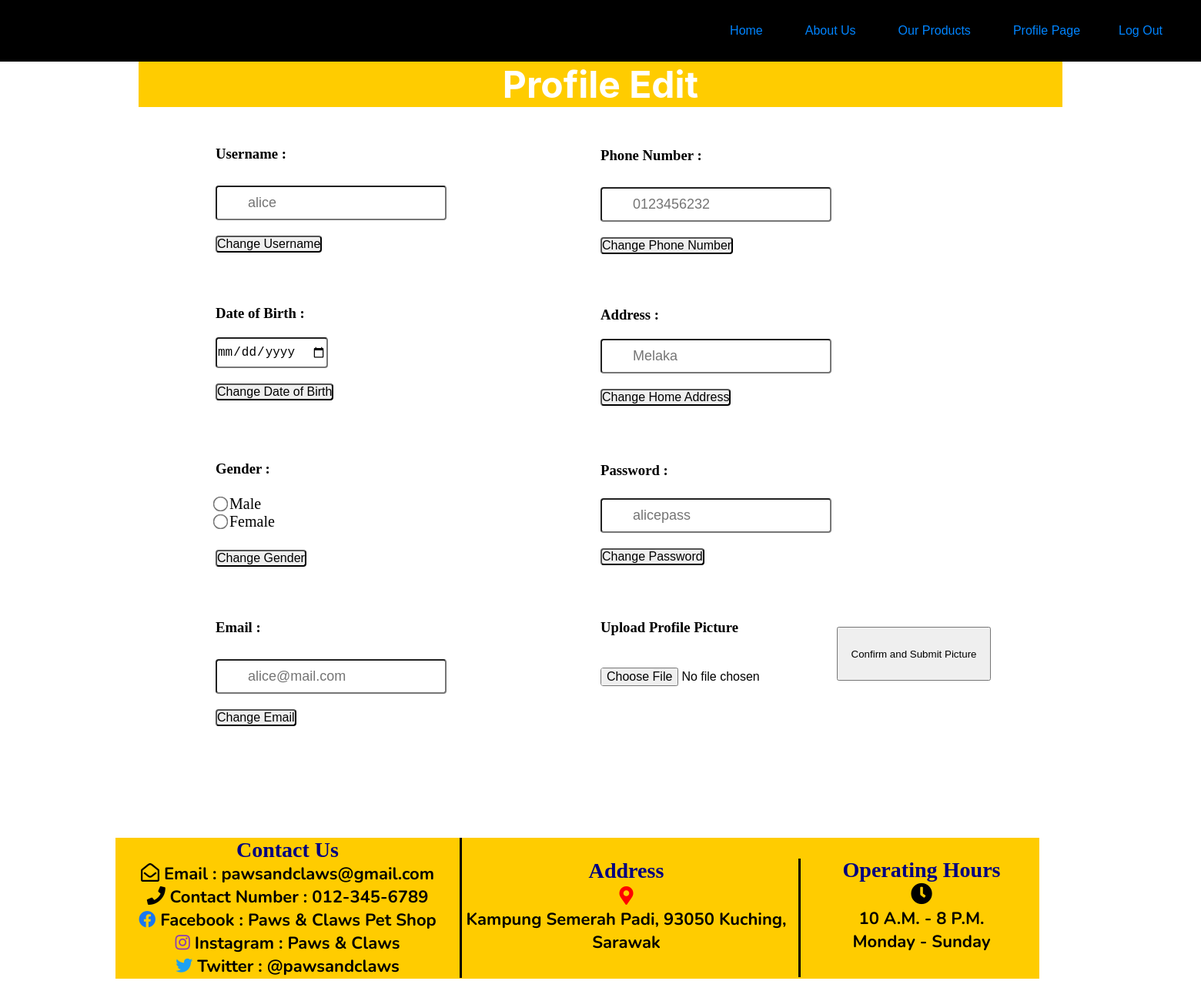
/editprofile.php (signed in), run on the app's committed database.
### tables this page shows
CREATE TABLE `customer_detail` (
  `ID` int(11) NOT NULL,
  `Username` varchar(50) NOT NULL,
  `UserProfile` varchar(100) NOT NULL,
  `DOB` date NOT NULL,
  `Gender` varchar(6) NOT NULL,
  `Email` varchar(100) NOT NULL,
  `PhoneNumber` varchar(20) NOT NULL,
  `HomeAddress` varchar(500) NOT NULL,
  `Passwords` varchar(50) NOT NULL
);

### editprofile.php (the view, shortened to what this page needs)
<?php
include_once 'header.php';
include_once 'database_handle.php';
if(isset($_SESSION['id'])){
    $userID = $_SESSION['id'];
}
else{
    echo "<script>alert('You are not logged in!');window.location = 'index.php';</script>";
}
$sql = 'SELECT Username from customer_detail where ID = "'.$userID.'";';
$result = mysqli_query($conn, $sql);
$row = mysqli_fetch_array($result);
foreach($row as $data){
    $username = $data;
}
$sql = "select DOB from customer_detail where ID = '" . $userID . "' limit 1;";
$result = mysqli_query($conn, $sql);
$row = mysqli_fetch_array($result);
$dob = $row[0];
$sql = "select Email from customer_detail where ID = '" . $userID . "' limit 1;";
$result = mysqli_query($conn, $sql);
$row = mysqli_fetch_array($result);
$email = $row[0];
$sql = "select PhoneNumber from customer_detail where ID = '" . $userID . "' limit 1;";
$result = mysqli_query($conn, $sql);
$row = mysqli_fetch_array($result);
$phonenumber = $row[0];
$sql = "select HomeAddress from customer_detail where ID = '" . $userID . "' limit 1;";
$result = mysqli_query($conn, $sql);
$row = mysqli_fetch_array($result);
$homeAddress = $row[0];
$sql = "select Passwords from customer_detail where ID = '" . $userID . "' limit 1;";
$result = mysqli_query($conn, $sql);
$row = mysqli_fetch_array($result);
$password = $row[0];
?>
    <h1>Profile Edit</h1>
    <form action="" method="POST" enctype="multipart/form-data">
            <h3 style="position:relative;top:50px;left:100px">Username : </h3>
            <div style="position:relative;top:50px;left:100px">
                <input type="text" name="n_username" placeholder="<?php echo $username?>"> &nbsp;
                <br>
                <input type="submit" name="update" value="Change Username">
            </div>
            <br>
            <h3 style="position:relative;top:100px;left:100px">Date of Birth : </h3>
            <div style="position:relative;top:100px;left:100px">
                <input type="date" name="dob" placeholder="<?php echo $dob?>" style="position:relative;top:20px;height:40px "> &nbsp;
                <br>
                <input type="submit" name="update1" value="Change Date of Birth" style="position:relative;top:40px;">
            </div>
            <br>
            <h3 style="position:relative;top:200px;left:100px">Gender : </h3>
            <div style="position:relative;top:200px;left:100px;font-size:20px">
            <br>
                <input type="radio" name="gender" value="male" style="transform:scale(1.5);">&nbsp;Male
                <br>
                <input type="radio" name="gender" value="female" style="transform:scale(1.5);">&nbsp;Female
                <br>
                <br>
                <input type="submit" name="update2" value="Change Gender">
            </div>
            <br>
            <h3 style="position:relative;top:250px;left:100px">Email : </h3>
            <div style="position:relative;top:250px;left:100px">
                <input type="text" name="email" placeholder="<?php echo $email?>">&nbsp;
                <br>
                <input type="submit" name="update3" value="Change Email">
            </div>
            <br>
            <h3 style="position:relative;top:-520px;left:600px">Phone Number : </h3>
            <div style="position:relative;top:-520px;left:600px">
                <input type="text" name="phonenumber" placeholder="<?php echo $phonenumber?>">&nbsp;
                <br>
                <input type="submit" name="update4" value="Change Phone Number">
            </div>
            <br>
            <h3 style="position:relative;top:-470px;left:600px">Address : </h3>
            <div style="position:relative;top:-480px;left:600px">
                <input type="text" name="address" placeholder="<?php echo $homeAddress?>">&nbsp;
                <br>
                <input type="submit" name="update5" value="Change Home Address">
            </div>
            <br>
            <h3 style="position:relative;top:-425px;left:600px">Password : </h3>
            <div style="position:relative;top:-430px;left:600px">
                <input type="text" name="password" placeholder="<?php echo $password?>">&nbsp;
                <br>
                <input type="submit" name="update6" value="Change Password">
                <div style="position:relative;top:70px;left:0px">
                <label for="Profileimg"><h3>Upload Profile Picture</h3></label><br>
                <input type="file" name="file">
                <button type="submit" name="submitphoto" style="width:200px;height:70px;position:relative;top:-30px">Confirm and Submit Picture</button>
                </div>
            </div>
        </div>
<div style="background-color:#ffcc00;width: 1200px;position:relative;bottom:195px;height:0px;position:relative;left:150px;">
<?php
include_once 'footer.php'
?>

### style.css (style rules this page uses)
.background { background: url(https://i.pinimg.com/originals/3a/0f/43/3a0f4320bdd35144564345913ce633a6.jpg) no-repeat center center fixed; -webkit-background-size: cover; -moz-background-size: cover; -o-background-size: cover; background-size: cover; }
body { background: url(https://i.pinimg.com/originals/3a/0f/43/3a0f4320bdd35144564345913ce633a6.jpg) no-repeat center center fixed; -webkit-background-size: cover; -moz-background-size: cover; -o-background-size: cover; background-size: cover; }
* { margin: 0; padding: 0; }
h1 { margin-top: 0%; margin-bottom: 0%; color: white; font-size: 300%; font-family: -apple-system, BlinkMacSystemFont, 'Segoe UI', Roboto, Oxygen, Ubuntu, Cantarell, 'Open Sans', 'Helvetica Neue', sans-serif; text-align:center; background-color:#ffcc00; }
input { padding: auto; font-size: 16px; border-radius: 4px; }
* { box-sizing: border-box; }
input[type="text"],input[type="password"] { margin-top: 30px; height: 45px; width: 300px; font-size: 18px; margin-bottom: 20px; background-color: #fff; padding-left: 40px; }

### data on the page
customer_detail: n_username "alice", email "alice@mail.com", phonenumber "0123456232", address "Melaka", password "alicepass"
